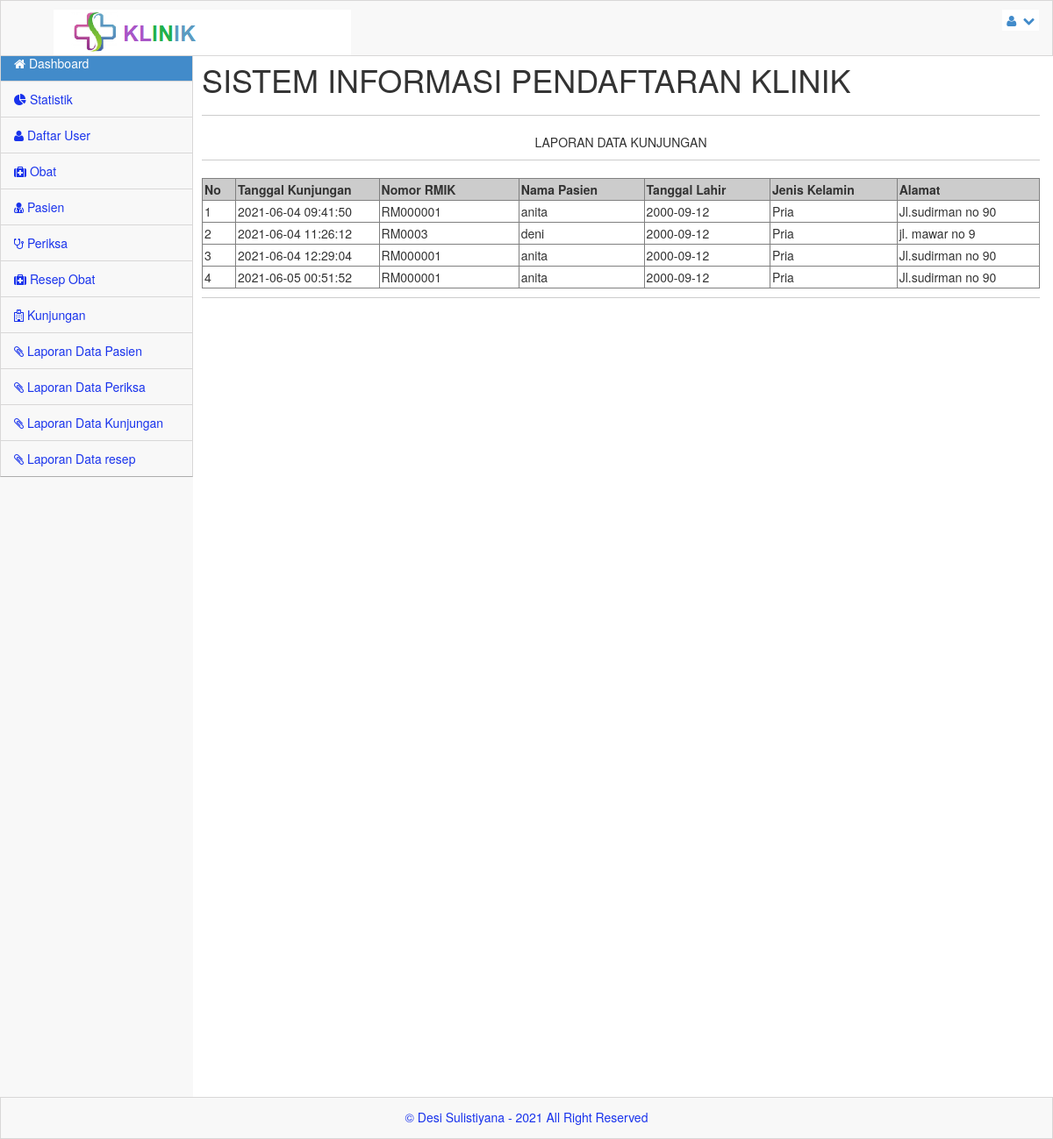
The page /admin/index.php?menu=laporankunjungan (signed in) on the database its author committed.
### tables this page shows
CREATE TABLE `kunjungan` (
  `no_kunjungan` int(10) NOT NULL,
  `no_rm` varchar(10) NOT NULL,
  `created_at` timestamp NULL DEFAULT current_timestamp(),
  `updated_at` timestamp NULL DEFAULT current_timestamp(),
  `deleted_at` timestamp NULL DEFAULT NULL
);

CREATE TABLE `pasien` (
  `no_rm` varchar(11) NOT NULL,
  `nm_pasien` varchar(300) NOT NULL,
  `j_kel` varchar(100) NOT NULL,
  `agama` varchar(100) NOT NULL,
  `alamat` varchar(300) NOT NULL,
  `tgl_lhr` date NOT NULL,
  `ktp` varchar(16) NOT NULL,
  `no_tlp` varchar(12) NOT NULL,
  `nm_kel` varchar(20) NOT NULL,
  `hub_kel` varchar(100) NOT NULL
);

### admin/laporankunjungan.php (the view, shortened to what this page needs)
<html>
<body onLoad="window.print();">
	<?php
	$row = 20;
	$hal = isset($_GET['hal']) ? $_GET['hal'] : 0;
	?>
	<p align="center" size="25px">LAPORAN DATA KUNJUNGAN</p>
	<hr>
	<table width="100%" cellspacing="0" cellpadding="2" border="1px" class="style1">
		<tr>
		<th width="1%" align="center" bgcolor="#CCCCCC">No</th>
			<th width="6%" align="center" bgcolor="#CCCCCC">Tanggal Kunjungan</th>
			<th width="6%" align="center" bgcolor="#CCCCCC">Nomor RMIK</th>
			<th width="6%" align="center" bgcolor="#CCCCCC">Nama Pasien</th>
			<th width="6%" align="center" bgcolor="#CCCCCC">Tanggal Lahir</th>
			<th width="6%" align="center" bgcolor="#CCCCCC">Jenis Kelamin</th>
			<th width="6%" align="center" bgcolor="#CCCCCC">Alamat</th>
		</tr>
		<?php
		$kunjunganSql = "SELECT * FROM kunjungan LEFT JOIN pasien ON pasien.no_rm=kunjungan.no_rm ORDER BY no_kunjungan ASC LIMIT $hal, $row";
		$kunjunganQry = mysqli_query( $server,$kunjunganSql)  or die("Query kunjungan salah : " . mysqli_error());
		while ($kunjungan = mysqli_fetch_array($kunjunganQry)) {
		?>
			<tbody>
				<tr>
					<td><?php echo $kunjungan['no_kunjungan']; ?></td>
					<td><?php echo $kunjungan['created_at']; ?></td>
					<td><?php echo $kunjungan['no_rm']; ?></td>
					<td><?php echo $kunjungan['nm_pasien']; ?></td>
					<td><?php echo $kunjungan['tgl_lhr']; ?></td>
					<td><?php echo $kunjungan['j_kel']; ?></td>
					<td><?php echo $kunjungan['alamat']; ?></td>
				</tr>
			</tbody>
		<?php } ?>
	</table>
</body>
</html>

### css/main.css (style rules this page uses)
@media (min-width: 768px) { html, body { height: 100%; } }
body.padTop53 { padding-top: 75px; overflow: visible; }
@media (min-width: 802px) { body.padTop53 { padding-top: 51px; } }
.inner hr { margin-top: 10px; border-top-color: #ccc; }

### css/MoneAdmin.css (style rules this page uses)
body { background-color: #f8f8f8; }

### rows shown on the page
kunjungan: no_kunjungan "1", created_at "2021-06-04 09:41:50", pasien.no_rm "RM000001", pasien.nm_pasien "anita", pasien.tgl_lhr "2000-09-12", pasien.j_kel "Pria", pasien.alamat "Jl.sudirman no 90"
kunjungan: no_kunjungan "2", created_at "2021-06-04 11:26:12", pasien.no_rm "RM0003", pasien.nm_pasien "deni", pasien.tgl_lhr "2000-09-12", pasien.j_kel "Pria", pasien.alamat "jl. mawar no 9"
kunjungan: no_kunjungan "3", created_at "2021-06-04 12:29:04", pasien.no_rm "RM000001", pasien.nm_pasien "anita", pasien.tgl_lhr "2000-09-12", pasien.j_kel "Pria", pasien.alamat "Jl.sudirman no 90"
kunjungan: no_kunjungan "4", created_at "2021-06-05 00:51:52", pasien.no_rm "RM000001", pasien.nm_pasien "anita", pasien.tgl_lhr "2000-09-12", pasien.j_kel "Pria", pasien.alamat "Jl.sudirman no 90"
